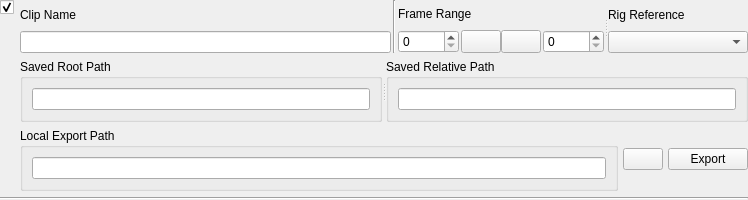
<?xml version="1.0" encoding="UTF-8"?>
<ui version="4.0">
 <class>Form</class>
 <widget class="QWidget" name="Form">
  <property name="geometry">
   <rect>
    <x>0</x>
    <y>0</y>
    <width>748</width>
    <height>200</height>
   </rect>
  </property>
  <property name="sizePolicy">
   <sizepolicy hsizetype="Preferred" vsizetype="Fixed">
    <horstretch>0</horstretch>
    <verstretch>0</verstretch>
   </sizepolicy>
  </property>
  <property name="windowTitle">
   <string>Form</string>
  </property>
  <layout class="QVBoxLayout" name="verticalLayout_4">
   <property name="leftMargin">
    <number>0</number>
   </property>
   <property name="topMargin">
    <number>0</number>
   </property>
   <property name="rightMargin">
    <number>0</number>
   </property>
   <property name="bottomMargin">
    <number>0</number>
   </property>
   <item>
    <layout class="QHBoxLayout" name="horizontalLayout_2">
     <property name="topMargin">
      <number>0</number>
     </property>
     <item>
      <layout class="QVBoxLayout" name="checkbox_vbox">
       <property name="spacing">
        <number>0</number>
       </property>
       <property name="sizeConstraint">
        <enum>QLayout::SetDefaultConstraint</enum>
       </property>
       <property name="topMargin">
        <number>0</number>
       </property>
       <property name="rightMargin">
        <number>0</number>
       </property>
       <item>
        <widget class="QCheckBox" name="checked_checkbox">
         <property name="text">
          <string/>
         </property>
         <property name="checked">
          <bool>true</bool>
         </property>
        </widget>
       </item>
       <item>
        <spacer name="verticalSpacer">
         <property name="orientation">
          <enum>Qt::Vertical</enum>
         </property>
         <property name="sizeHint" stdset="0">
          <size>
           <width>0</width>
           <height>0</height>
          </size>
         </property>
        </spacer>
       </item>
      </layout>
     </item>
     <item>
      <layout class="QVBoxLayout" name="verticalLayout_2">
       <item>
        <widget class="QSplitter" name="splitter">
         <property name="orientation">
          <enum>Qt::Horizontal</enum>
         </property>
         <property name="childrenCollapsible">
          <bool>false</bool>
         </property>
         <widget class="QWidget" name="layoutWidget">
          <layout class="QHBoxLayout" name="clip_hbox" stretch="1,0,0">
           <property name="spacing">
            <number>2</number>
           </property>
           <property name="sizeConstraint">
            <enum>QLayout::SetMinimumSize</enum>
           </property>
           <item>
            <layout class="QVBoxLayout" name="verticalLayout">
             <property name="spacing">
              <number>2</number>
             </property>
             <item>
              <widget class="QLabel" name="label">
               <property name="text">
                <string>Clip Name</string>
               </property>
              </widget>
             </item>
             <item>
              <widget class="QLineEdit" name="clipname_lineedit"/>
             </item>
            </layout>
           </item>
           <item>
            <widget class="Line" name="line_2">
             <property name="orientation">
              <enum>Qt::Vertical</enum>
             </property>
            </widget>
           </item>
           <item>
            <layout class="QVBoxLayout" name="verticalLayout_11">
             <property name="spacing">
              <number>2</number>
             </property>
             <item>
              <widget class="QLabel" name="label_2">
               <property name="text">
                <string>Frame Range</string>
               </property>
              </widget>
             </item>
             <item>
              <layout class="QHBoxLayout" name="horizontalLayout_9" stretch="0,0,0">
               <property name="sizeConstraint">
                <enum>QLayout::SetMinAndMaxSize</enum>
               </property>
               <property name="topMargin">
                <number>0</number>
               </property>
               <item>
                <widget class="QSpinBox" name="frame_start_spinbox">
                 <property name="sizePolicy">
                  <sizepolicy hsizetype="Maximum" vsizetype="Fixed">
                   <horstretch>0</horstretch>
                   <verstretch>0</verstretch>
                  </sizepolicy>
                 </property>
                 <property name="maximumSize">
                  <size>
                   <width>90</width>
                   <height>16777215</height>
                  </size>
                 </property>
                 <property name="maximum">
                  <number>99999</number>
                 </property>
                </widget>
               </item>
               <item>
                <layout class="QHBoxLayout" name="horizontalLayout_10">
                 <property name="spacing">
                  <number>0</number>
                 </property>
                 <property name="sizeConstraint">
                  <enum>QLayout::SetFixedSize</enum>
                 </property>
                 <property name="rightMargin">
                  <number>0</number>
                 </property>
                 <item>
                  <widget class="QPushButton" name="frame_set_button">
                   <property name="sizePolicy">
                    <sizepolicy hsizetype="Fixed" vsizetype="Preferred">
                     <horstretch>0</horstretch>
                     <verstretch>0</verstretch>
                    </sizepolicy>
                   </property>
                   <property name="minimumSize">
                    <size>
                     <width>20</width>
                     <height>19</height>
                    </size>
                   </property>
                   <property name="maximumSize">
                    <size>
                     <width>40</width>
                     <height>97</height>
                    </size>
                   </property>
                   <property name="text">
                    <string/>
                   </property>
                  </widget>
                 </item>
                 <item>
                  <widget class="QPushButton" name="frame_jump_button">
                   <property name="sizePolicy">
                    <sizepolicy hsizetype="Fixed" vsizetype="Preferred">
                     <horstretch>0</horstretch>
                     <verstretch>0</verstretch>
                    </sizepolicy>
                   </property>
                   <property name="minimumSize">
                    <size>
                     <width>40</width>
                     <height>19</height>
                    </size>
                   </property>
                   <property name="maximumSize">
                    <size>
                     <width>40</width>
                     <height>97</height>
                    </size>
                   </property>
                   <property name="text">
                    <string/>
                   </property>
                  </widget>
                 </item>
                </layout>
               </item>
               <item>
                <widget class="QSpinBox" name="frame_end_spinbox">
                 <property name="sizePolicy">
                  <sizepolicy hsizetype="Maximum" vsizetype="Fixed">
                   <horstretch>0</horstretch>
                   <verstretch>0</verstretch>
                  </sizepolicy>
                 </property>
                 <property name="maximumSize">
                  <size>
                   <width>90</width>
                   <height>16777215</height>
                  </size>
                 </property>
                 <property name="maximum">
                  <number>99999</number>
                 </property>
                </widget>
               </item>
              </layout>
             </item>
            </layout>
           </item>
          </layout>
         </widget>
         <widget class="QWidget" name="layoutWidget_4">
          <layout class="QVBoxLayout" name="rig_vbox">
           <property name="spacing">
            <number>2</number>
           </property>
           <item>
            <widget class="QLabel" name="label_4">
             <property name="text">
              <string>Rig Reference</string>
             </property>
            </widget>
           </item>
           <item>
            <layout class="QHBoxLayout" name="horizontalLayout_3">
             <item>
              <widget class="QComboBox" name="rigref_combobox"/>
             </item>
            </layout>
           </item>
          </layout>
         </widget>
        </widget>
       </item>
       <item>
        <widget class="QSplitter" name="splitter_2">
         <property name="autoFillBackground">
          <bool>false</bool>
         </property>
         <property name="orientation">
          <enum>Qt::Horizontal</enum>
         </property>
         <property name="childrenCollapsible">
          <bool>false</bool>
         </property>
         <widget class="QGroupBox" name="groupBox_4">
          <property name="sizePolicy">
           <sizepolicy hsizetype="Preferred" vsizetype="Preferred">
            <horstretch>0</horstretch>
            <verstretch>0</verstretch>
           </sizepolicy>
          </property>
          <property name="maximumSize">
           <size>
            <width>16777215</width>
            <height>16777215</height>
           </size>
          </property>
          <property name="title">
           <string>Saved Root Path</string>
          </property>
          <layout class="QVBoxLayout" name="verticalLayout_5">
           <item>
            <widget class="QLineEdit" name="export_saved_root_lineEdit">
             <property name="sizePolicy">
              <sizepolicy hsizetype="Preferred" vsizetype="Fixed">
               <horstretch>0</horstretch>
               <verstretch>0</verstretch>
              </sizepolicy>
             </property>
             <property name="readOnly">
              <bool>true</bool>
             </property>
            </widget>
           </item>
          </layout>
         </widget>
         <widget class="QGroupBox" name="groupBox_5">
          <property name="sizePolicy">
           <sizepolicy hsizetype="Preferred" vsizetype="Preferred">
            <horstretch>0</horstretch>
            <verstretch>0</verstretch>
           </sizepolicy>
          </property>
          <property name="title">
           <string>Saved Relative Path</string>
          </property>
          <layout class="QVBoxLayout" name="verticalLayout_7">
           <item>
            <widget class="QLineEdit" name="export_saved_rel_lineEdit">
             <property name="readOnly">
              <bool>true</bool>
             </property>
            </widget>
           </item>
          </layout>
         </widget>
        </widget>
       </item>
       <item>
        <layout class="QVBoxLayout" name="export_vbox">
         <property name="spacing">
          <number>2</number>
         </property>
         <property name="topMargin">
          <number>0</number>
         </property>
         <item>
          <layout class="QHBoxLayout" name="horizontalLayout" stretch="0,0,0">
           <property name="spacing">
            <number>5</number>
           </property>
           <property name="leftMargin">
            <number>0</number>
           </property>
           <item>
            <widget class="QGroupBox" name="groupBox_3">
             <property name="title">
              <string>Local Export Path</string>
             </property>
             <layout class="QVBoxLayout" name="verticalLayout_3">
              <item>
               <widget class="QLineEdit" name="export_lineedit"/>
              </item>
             </layout>
            </widget>
           </item>
           <item>
            <widget class="QPushButton" name="export_browse_button">
             <property name="sizePolicy">
              <sizepolicy hsizetype="Maximum" vsizetype="Fixed">
               <horstretch>0</horstretch>
               <verstretch>0</verstretch>
              </sizepolicy>
             </property>
             <property name="maximumSize">
              <size>
               <width>48</width>
               <height>16777215</height>
              </size>
             </property>
             <property name="text">
              <string/>
             </property>
            </widget>
           </item>
           <item>
            <widget class="QPushButton" name="export_button">
             <property name="text">
              <string>Export</string>
             </property>
            </widget>
           </item>
          </layout>
         </item>
        </layout>
       </item>
      </layout>
     </item>
    </layout>
   </item>
   <item>
    <widget class="Line" name="line">
     <property name="orientation">
      <enum>Qt::Horizontal</enum>
     </property>
    </widget>
   </item>
  </layout>
 </widget>
 <resources/>
 <connections/>
</ui>
